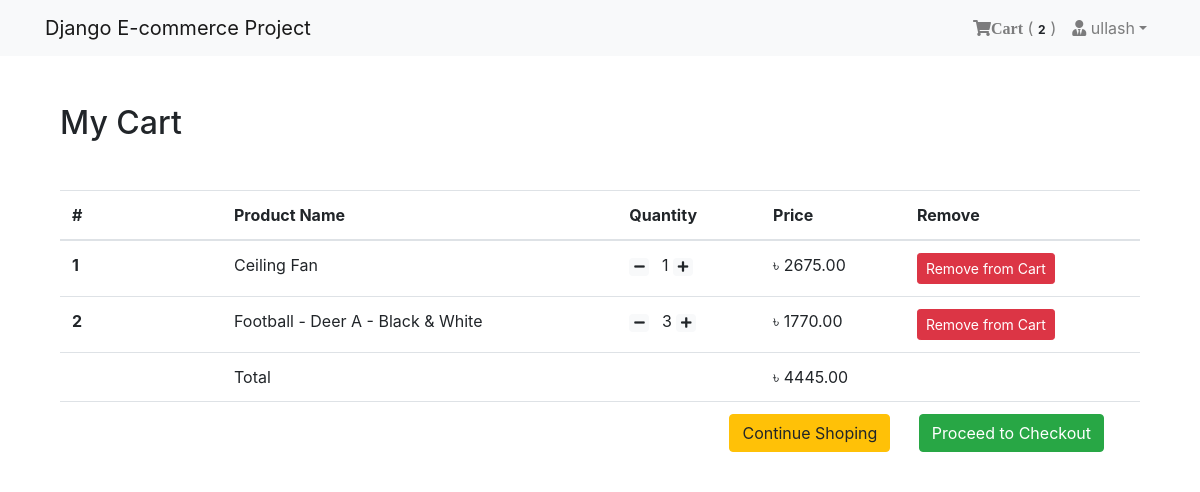
The app's page /shop/cart/ (signed in) with its own data.
### App_Login/models.py (models this page shows, shortened)
class User(AbstractBaseUser, PermissionsMixin):
    email = models.EmailField(unique=True, null=False)
    is_staff = models.BooleanField(
        ugettext_lazy('staff status'),
        default=False,
        help_text = ugettext_lazy('Designates whether the user can log in this site')
    )
    is_active = models.BooleanField(
        ugettext_lazy('active'),
        default=True,
        help_text = ugettext_lazy('Designates whether this user should be treated as active. Unselect this instead of deleting accounts')
    )
    USERNAME_FIELD = 'email'
    objects = MyUserManager()

class Profile(models.Model):
    user = models.OneToOneField(User, on_delete=models.CASCADE, related_name='profile')
    username = models.CharField(max_length=264, blank=True)
    full_name = models.CharField(max_length=264, blank=True)
    address_1 = models.TextField(max_length=300, blank=True)
    city = models.CharField(max_length=40, blank=True)
    zipcode = models.CharField(max_length=10, blank=True)
    country = models.CharField(max_length=50, blank=True)
    phone = models.CharField(max_length=20, blank=True)
    date_joined = models.DateTimeField(auto_now_add=True)

### App_Order/models.py (models this page shows, shortened)
class Order(models.Model):
    orderitems = models.ManyToManyField(Cart)
    user = models.ForeignKey(settings.AUTH_USER_MODEL, on_delete=models.CASCADE)
    ordered = models.BooleanField(default=False)
    created = models.DateTimeField(auto_now_add=True)
    paymentId = models.CharField(max_length=264, blank=True, null=True)
    orderId = models.CharField(max_length=200, blank=True, null=True)
    def get_totals(self):
        total = 0
        for order_item in self.orderitems.all():
            total += float(order_item.get_total())
        return total

class Cart(models.Model):
    user = models.ForeignKey(settings.AUTH_USER_MODEL, on_delete=models.CASCADE, related_name="cart")
    item = models.ForeignKey(Product, on_delete=models.CASCADE)
    quantity = models.IntegerField(default = 1)
    purchased = models.BooleanField(default = False)
    created = models.DateTimeField(auto_now_add=True)
    updated = models.DateTimeField(auto_now=True)
    def get_total(self):
        total = self.item.price * self.quantity
        float_total = format(total, '0.2f')
        return float_total

### App_Shop/models.py (models this page shows, shortened)
class Product(models.Model):
    mainimage = models.ImageField(upload_to = 'Products')
    name = models.CharField(max_length=264)
    category = models.ForeignKey(Category, on_delete=models.CASCADE, related_name = 'category')
    preview_text = models.TextField(max_length = 200, verbose_name= 'Preview Text')
    detail_text = models.TextField(max_length = 1000, verbose_name= 'Description')
    price = models.FloatField()
    old_price = models.FloatField(default=0.00)
    created = models.DateTimeField(auto_now_add=True)
    class Meta:
        ordering = ['-created',]

### App_Order/views.py (the view)
# urls.py: path('cart/', views.cart_view, name="cart"),
@login_required
def cart_view(request):
    carts = Cart.objects.filter(user=request.user, purchased=False)
    orders = Order.objects.filter(user=request.user, ordered=False)
    if carts.exists() and orders.exists():
        order = orders[0]
        return render(request, 'App_Order/cart.html', context = {'carts':carts, 'order':order})
    else:
        messages.warning(request, "You don't have any item in your cart!")
        return redirect("App_Shop:home")

### App_Order/templatetags/cart_tag.py (called while the page is built)
@register.filter
def cart_total(user):
    order = Order.objects.filter(user=user, ordered=False)
    if order.exists():
        return order[0].orderitems.count()
    else:
        return 0

### templates/App_Order/cart.html
{% extends 'base.html' %}
{% block body_block %}
<div class="container my-5">
    <div class="my-5">
        <h2>My Cart</h2>
    </div>
    <table class="table table-hover">
        <thead>
            <tr>
                <th scope="col" width="15%">#</th>
                <th scope="col">Product Name</th>
                <th scope="col">Quantity</th>
                <th scope="col">Price</th>
                <th scope="col">Remove</th>
            </tr>
        </thead>
        <tbody>
            {% for cart in carts %}
            <tr>
                <th scope="row">{{ forloop.counter }}</th>
                <td>{{ cart.item.name }}</td>
                <td>
                    <a class="mr-2" href="{% url 'App_Order:decrease' pk=cart.item.pk %}"><span class="badge badge-light"><i class="fas fa-minus"></i></span></a>
                    {{ cart.quantity }}
                    <a class="mr-2" href="{% url 'App_Order:increase' pk=cart.item.pk %}"><span class="badge badge-light"><i class="fas fa-plus"></i></span></a>
                </td>
                <td>&#2547; {{ cart.get_total }}</td>
                <td><a href="{% url 'App_Order:remove' pk=cart.item.pk %}" class="btn btn-danger btn-sm">Remove from Cart</a></td>
            </tr>
            {% endfor %}
            <tr>
                <th scope="row"></th>
                <td colspan="2">Total</td>
                <td>&#2547; {{ order.get_totals | floatformat:2 }}</td>
                <td></td>
            </tr>
            <tr>
                <th scope="row"></th>
                <td colspan="4" class="text-right">
                    <a href="{% url 'App_Shop:home' %}" class="btn btn-warning mr-4">Continue Shoping</a>
                    <a href="{% url 'App_Payment:checkout' %}" class="btn btn-success mr-4">Proceed to Checkout</a>
                </td>
            </tr>
        </tbody>
    </table>
</div>
{% endblock %}

### templates/navbar.html (shortened to what this page needs)
{% load cart_tag %}
<nav class="navbar navbar-expand-lg navbar-light bg-light">
  <div class="container">
    <a class="navbar-brand" href="{% url 'App_Shop:home' %}">Django E-commerce Project</a>
    <div class="collapse navbar-collapse" id="navbarNav">
      <ul class="navbar-nav ml-auto">
        {% if request.user.is_authenticated %}
        <li class="nav-item">
          <a href="{% url 'App_Order:cart' %}" class="nav-link">
              <i class="fa fa-shopping-cart">Cart</i>
              (<span class="badge badge-light">{{ request.user | cart_total }}</span>)
          </a>
        </li>
        <li class="nav-item dropdown">
          <a class="nav-link dropdown-toggle" href="#" id="navbarDropdown" role="button" data-toggle="dropdown" aria-haspopup="true" aria-expanded="false"><i class="fas fa-user-tie"></i> {{request.user.profile.username}}</a>
        </li>
        {% else %}
        <li class="nav-item">
          <a href="{% url 'App_Login:login' %}" class="btn btn-primary">Login</a>
        </li>
        {% endif %}
      </ul>
    </div>
  </div>
</nav>

### records on screen
User: user|cart_total "2", user.profile.username "ullash"
Cart: item.name "Ceiling Fan", quantity "1", get_total "2675.00"
Cart: item.name "Football - Deer A - Black & White", quantity "3", get_total "1770.00"
Order: get_totals "4445.00"
